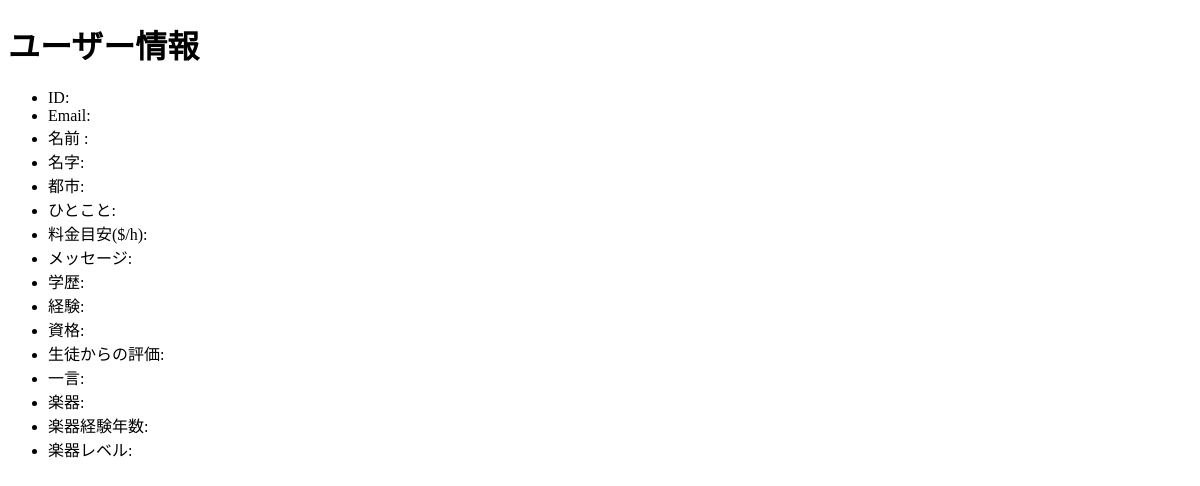
The page /music/44/detail/ on the database as committed earlier.
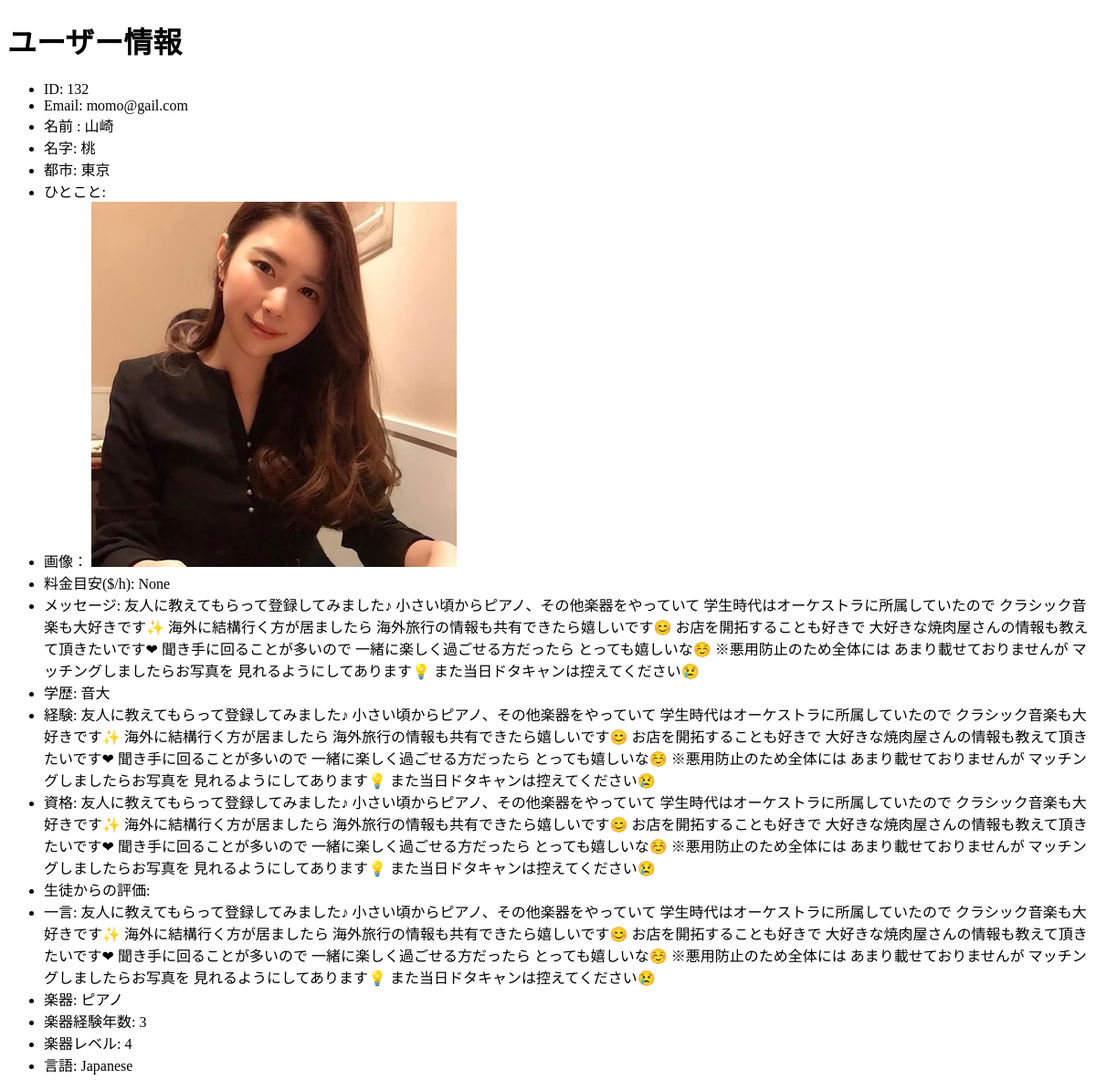
The same page on the database as committed later.
### music/models.py (models this page shows, shortened)
class  Teacher(models.Model):
    movie = models.URLField(max_length=200, null=True, blank=True)
    fee = models.IntegerField( validators=[MinValueValidator(0), MaxValueValidator(100)] , null=True, blank=True)
    academic = models.TextField(max_length=500)
    experience = models.TextField(max_length=500)
    certificate = models.TextField(max_length=500)
    reputation = models.TextField(max_length=500, null=True, blank=True)
    message = models.TextField(max_length=500)
    oneword = models.TextField(max_length=500)
    lang = models.ManyToManyField(language, blank=True)
    pic = models.ForeignKey(teacher_picture, on_delete=models.CASCADE, null=True, blank=True)
    user_id = models.ForeignKey(User, on_delete=models.CASCADE, verbose_name='email',default="9999")
    teaching_inst   = models.ForeignKey(instrument, related_name="teaching_inst", on_delete=models.CASCADE, null=True, blank=True)
    year = models.IntegerField(null=True, blank=True)
    revel = models.IntegerField(null=True, blank=True)

class instrument(models.Model):
    inst_name = models.CharField(max_length=50)

class language(models.Model):
    language_name =  models.CharField(max_length=20)

### accounts/models.py (models this page shows, shortened)
class User(AbstractBaseUser, PermissionsMixin):
    email = models.EmailField(_('email address'), unique=True)
    first_name = models.CharField(_('first name'), max_length=30, blank=True)
    last_name = models.CharField(_('last name'), max_length=30, blank=True)
    city = models.CharField(_('city'), max_length=20, blank=True)
    introduction = models.TextField(_('introduction'), blank=True)
    image = models.ImageField(_('image'), blank=True, null=True)
    is_musician = models.BooleanField(verbose_name="音楽家である",default=False)
    is_staff = models.BooleanField(
        _('staff status'),
        default=False,
        help_text=_(
            'Designates whether the user can log into this admin site.'),
    )
    is_active = models.BooleanField(
        _('active'),
        default=True,
        help_text=_(
            'Designates whether this user should be treated as active. '
            'Unselect this instead of deleting accounts.'
        ),
    )
    date_joined = models.DateTimeField(_('date joined'), default=timezone.now)
    objects = UserManager()
    EMAIL_FIELD = 'email'
    USERNAME_FIELD = 'email'
    REQUIRED_FIELDS = []
    class Meta:
        verbose_name = _('user')
        verbose_name_plural = _('users')

### music/views.py (the view)
# urls.py: path('music/<int:pk>/detail/', views.DetailMusicView.as_view(),name='detail-music'),
class DetailMusicView(View):
    def get(self, request, pk, *args, **kwargs):
        context = {}
        context["teacher"]  = Teacher.objects.filter(id=pk).first()
        return render(request,"music/music_detail.html" ,context)

### music/templates/music/music_detail.html (shortened to what this page needs)
<!DOCTYPE html>
<html lang='ja'>
<head>
</head>
<body>
    <h1>ユーザー情報</h1>
    <ul>
        <li>ID: {{ teacher.user_id.id  }}</li>
        <li>Email:  {{ teacher.user_id.email }}</li>
        <li>名前 : {{ teacher.user_id.first_name }}</li>
        <li>名字: {{ teacher.user_id.last_name }}</li>
        <li>都市: {{ teacher.user_id.city }}</li>
        <li>ひとこと: {{ teachrt.user_id.introduction }}</li>
        {% if teacher.user_id.image.url %}
        <li>画像： <img src="{{teacher.user_id.image.url}}" alt=""></li>
        {% endif %}
        <li>料金目安($/h): {{ teacher.fee }}</li>
        <li>メッセージ: {{ teacher.message }}</li>
        <li>学歴: {{ teacher.academic }}</li>
        <li>経験: {{ teacher.experience }}</li>
        <li>資格: {{ teacher.certificate }}</li>
        <li>生徒からの評価: {{ request.reputation }}</li>
        <li>一言: {{ teacher.oneword }}</li>
        <li>楽器: {{ teacher.teaching_inst.inst_name }}</li>
        <li>楽器経験年数: {{ teacher.year }}</li>
        <li>楽器レベル: {{ teacher.revel }}</li>
        {% for lang in teacher.lang.all %}
          <li>言語: {{ lang.language_name }}</li>
          {% endfor %}
    </ul>
  </body>
  </html>

Rows that differ between the two databases and show on the page:
added Teacher: user_id.id "132", user_id.email "momo@gail.com", user_id.first_name "山崎", user_id.last_name "桃", user_id.city "東京", user_id.image (picture), fee "None", message "友人に教えてもらって登録してみました♪ 小さい頃からピアノ、その他楽器をやっていて 学生時代はオーケストラに所属していたので クラシック音楽も大好きです✨ 海外に結構行く方が居ましたら 海外旅行の情報も共有できたら嬉しいです😊 お店を開拓することも好きで 大好きな焼肉屋さんの情報も教えて頂きたいです❤︎ 聞き手に回ることが多いので 一緒に楽しく過ごせる方だったら とっても嬉しいな☺️ ※悪用防止のため全体には あまり載せておりませんが マッチングしましたらお写真を 見れるようにしてあります💡 また当日ドタキャンは控えてください😢", academic "音大", experience "友人に教えてもらって登録してみました♪ 小さい頃からピアノ、その他楽器をやっていて 学生時代はオーケストラに所属していたので クラシック音楽も大好きです✨ 海外に結構行く方が居ましたら 海外旅行の情報も共有できたら嬉しいです😊 お店を開拓することも好きで 大好きな焼肉屋さんの情報も教えて頂きたいです❤︎ 聞き手に回ることが多いので 一緒に楽しく過ごせる方だったら とっても嬉しいな☺️ ※悪用防止のため全体には あまり載せておりませんが マッチングしましたらお写真を 見れるようにしてあります💡 また当日ドタキャンは控えてください😢", certificate "友人に教えてもらって登録してみました♪ 小さい頃からピアノ、その他楽器をやっていて 学生時代はオーケストラに所属していたので クラシック音楽も大好きです✨ 海外に結構行く方が居ましたら 海外旅行の情報も共有できたら嬉しいです😊 お店を開拓することも好きで 大好きな焼肉屋さんの情報も教えて頂きたいです❤︎ 聞き手に回ることが多いので 一緒に楽しく過ごせる方だったら とっても嬉しいな☺️ ※悪用防止のため全体には あまり載せておりませんが マッチングしましたらお写真を 見れるようにしてあります💡 また当日ドタキャンは控えてください😢", oneword "友人に教えてもらって登録してみました♪ 小さい頃からピアノ、その他楽器をやっていて 学生時代はオーケストラに所属していたので クラシック音楽も大好きです✨ 海外に結構行く方が居ましたら 海外旅行の情報も共有できたら嬉しいです😊 お店を開拓することも好きで 大好きな焼肉屋さんの情報も教えて頂きたいです❤︎ 聞き手に回ることが多いので 一緒に楽しく過ごせる方だったら とっても嬉しいな☺️ ※悪用防止のため全体には あまり載せておりませんが マッチングしましたらお写真を 見れるようにしてあります💡 また当日ドタキャンは控えてください😢", teaching_inst.inst_name "ピアノ", year "3", revel "4"
now on this page (row unchanged): language: language_name "Japanese"
Other text that changed with them:
text now shown: "画像："
